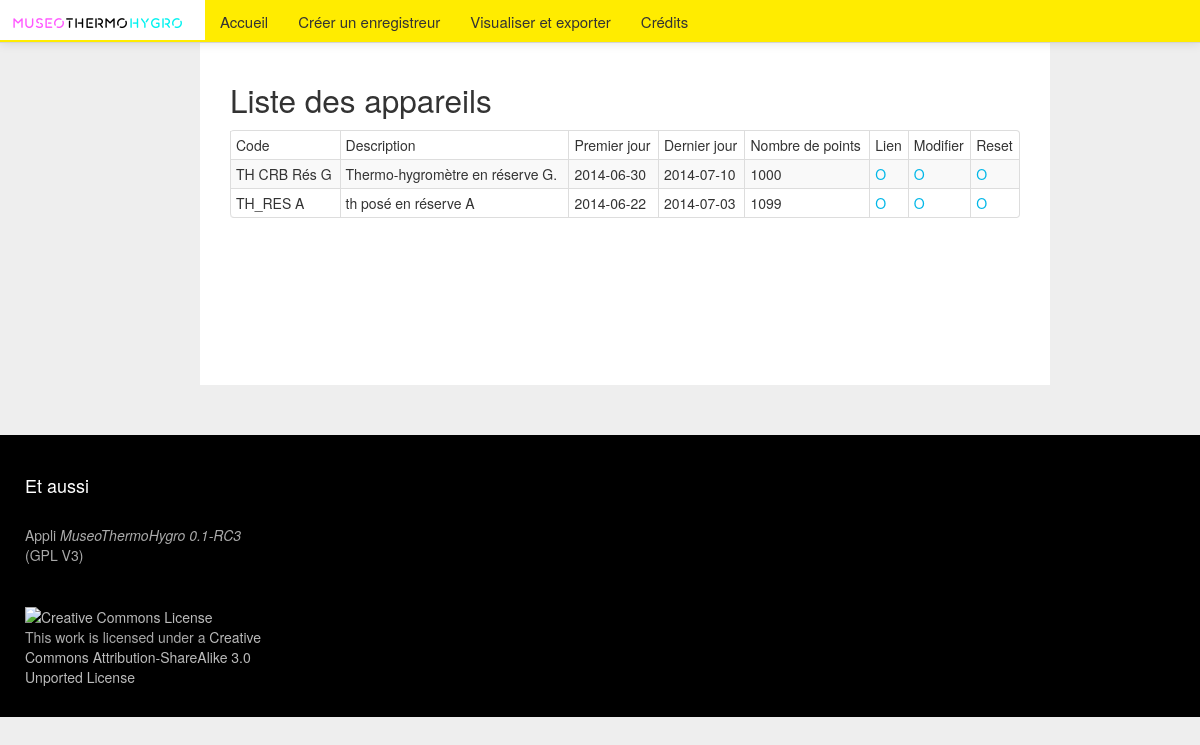
The page / on the database its author committed.
### tables this page shows
CREATE TABLE IF NOT EXISTS `devices` (
  `ID` int(11) NOT NULL AUTO_INCREMENT,
  `device_name` varchar(255) NOT NULL,
  `device_description` longtext NOT NULL,
  PRIMARY KEY (`ID`),
  KEY `th_name` (`device_name`)
);

### includes/class.UPDO.php (called while the page is built, shortened)
<?php
class UPDO {
	private static $instance = NULL;
	public static function getInstance() {
		if (!self::$instance) {
			self::$instance = new PDO("mysql:host=".DB_HOST.";dbname=".DB_NAME, DB_USER, DB_PASSWORD, array(PDO::MYSQL_ATTR_INIT_COMMAND => "SET NAMES utf8") );
			self::$instance->setAttribute(PDO::ATTR_ERRMODE, PDO::ERRMODE_EXCEPTION);
		}
		return self::$instance;
	}
}
?>

### includes/class.database.php (the view, shortened to what this page needs)
<?php
abstract class database {
	protected $ID ;
	protected $data ;
	static protected $LIST_DATA = array() ;
	static protected $table = "" ;
	function __construct($ID=NULL) {
		$this->ID = $ID ;
		foreach( STATIC::$LIST_DATA as $value) {
			if ( 1==1 ) $this->data[$value] = NULL ;
		}
		foreach ( STATIC::$LIST_DATA as $value ) {
			$temp[] = "$value = :$value" ;
		}
		$list = implode(',',$temp) ;
		$sql = "UPDATE ".STATIC::$table."
			SET $list WHERE ID = :ID" ;
		return true ;
	}
	public function setData($ressource) {
		foreach( $ressource as $key => $value ) {
			if ( !empty($key) && in_array($key,STATIC::$LIST_DATA) ) {
				$this->data[$key] = trim($value) ;
			}
		}
		return true ;
	}
	function getID() {
		return $this->ID ;
	}
	function getData($field) {
		return $this->data[$field] ;
	}
}
class device extends database {
	function getDates() {
		$sql = "SELECT
						MIN( DATE_FORMAT(dateAndTime,'%Y-%m-%d') ) AS firstDay,
						MAX( DATE_FORMAT(dateAndTime,'%Y-%m-%d') ) AS lastDay
					FROM measures
					WHERE
						device_id = ".$this->getID() ;
		$query = UPDO::getInstance()->prepare($sql) ;
		$query->execute() ;
		while( $ligne = $query->fetch(PDO::FETCH_ASSOC) ) {
			$data['firstDay'] = $ligne['firstDay'] ;
			$data['lastDay'] = $ligne['lastDay'] ;
		}
		return $data ;
	}
	function countMeasures() {
		$sql = "SELECT COUNT(ID) AS nb
					FROM measures
					WHERE
						device_id = ".$this->getID() ;
		$query = UPDO::getInstance()->prepare($sql) ;
		$query->execute() ;
		while( $ligne = $query->fetch(PDO::FETCH_ASSOC) ) {
			$nb = $ligne['nb'] ;
		}
		return $nb ;
	}
	function printData($level=0,$before=NULL,$after=NULL) {
		switch ($level) {
		case "htmlTable":
			$dates = $this->getDates() ;
			echo "<tr><td>".
					$this->getData('device_name')."</td><td>".
					$this->getData('device_description')."</td><td>".
					$dates['firstDay']."</td><td>".
					$dates['lastDay']."</td><td>".
					$this->countMeasures()."</td><td>".
					"<a href='device-{$this->getID()}'>O</a>"."</td>".
					"<td><a href='page-devicemodify?ID={$this->getID()}'>O</a>"."</td>".
					"<td><a href='page-reset?ID={$this->getID()}'>O</a>"."</td>".
					"</tr>\n" ;
			break;
		}
		return true ;
	}
	}
function getAllDevices() {
	$sql = "SELECT *
				FROM devices
				ORDER BY device_name ASC" ;
	$query = UPDO::getInstance()->prepare($sql) ;
	$query->execute() ;
	$i = 0 ;
	while( $ligne = $query->fetch(PDO::FETCH_ASSOC) ) {
		$list[$i] = new device( $ligne['ID'] ) ;
		$list[$i]->setData( $ligne ) ;
		$i++ ;
	}
	return $list ;
	}
?>

### content/themes/default/inc.init.php (shortened to what this page needs)
<!DOCTYPE html>
<html lang="fr-FR">
<head>
	<link href="<?php echo HTTP_BASE ?>/content/themes/default/css/bootstrap.css" rel="stylesheet" />
	<link href="<?php echo HTTP_BASE ?>/content/themes/default/css/bootstrap-responsive.css" rel="stylesheet" />
	<link href="<?php echo HTTP_BASE ?>/content/themes/default/css/style_museomix.css" rel="stylesheet" />
	<link href="<?php echo HTTP_BASE ?>/content/themes/default/css/style-annexe.css" rel="stylesheet" />
	<link href="<?php echo HTTP_BASE ?>/content/themes/default/style.css" rel="stylesheet" />
	<link href="<?php echo HTTP_BASE ?>/content/themes/default/js/assets/css/tablecloth.css" rel="stylesheet" /> </link>
	<link rel="stylesheet" href="<?php echo HTTP_BASE ?>/content/themes/default/js/jquery-ui-1.9.2.custom/css/ui-lightness/jquery-ui-1.9.2.custom.min.css">
</head>
<body style="padding-top: 40px; background: #eee;" data-spy="scroll" data-target=".sidebar-nav">
<div class="navbar navbar-inverse navbar-fixed-top" style="">
  <div class="navbar-inner" style="background: #FFEC00; border-color: #d4d4d4;">
    <div class="container nav">
<a class="bouton-nav bouton-nav-accueil brand" href="#">
<img src="content/themes/default/images/museothermohygro.png" class="logoHeader"/></a>
    <div class="nav-collapse collapse">
	<ul class="nav">
	<li class=""><a href="<?php echo HTTP_BASE ?>" class="bouton-nav"><?  echo _('Accueil') ?></a></li>
	<li class=""><a href="page-deviceadd" class="bouton-nav"><?  echo _('Créer un enregistreur') ?></a></li>
	<li class=""><a href="page-outputform" class="bouton-nav"><?  echo _('Visualiser et exporter') ?></a></li>
	<li class=""><a href="page-mentions" class="bouton-nav"><?  echo _('Crédits') ?></a></li>
    </ul>
	</div>
	</div>
  </div>
</div>
  <div class="container" style="margin: 0; width: auto;">
    <div class="row">
<div class="span2 hidden-phone hidden-tablet sidebar-nav" style="float: left; min-height: 1px;">
</div>
<div class="bloc-page span9">
	<div class="contenu-page">
		<div class="bloc-contenu" style="">

### index.php (shortened to what this page needs)
<?php
include('./includes/class.UPDO.php') ;
include('./includes/inc.functions.php') ;
include('./includes/class.database.php') ;
include('./content/themes/'.THEME.'/inc.init.php') ;
$page = ( !empty($_GET['page']) ) ? dataClean($_GET['page'],'ALnum') : NULL ;
if ( !empty($page) && file_exists('includes/page.'.$page.'.php') ) {
	if ( file_exists('./content/themes/'.THEME.'/page.'.$page.'.php') )
		require('./content/themes/'.THEME.'/page.'.$page.'.php') ;
	else
		require('includes/page.'.$page.'.php') ;
}
else
	require('includes/page.index.php') ;
include('./content/themes/'.THEME.'/inc.sidebar.php') ;
?>

### includes/page.index.php (shortened to what this page needs)
<h2><?php echo _('Liste des appareils') ?></h2>
<?php
$tab = getAllDevices() ;
echo "<table> <thead><tr> <td>".
			_('Code')."</td> <td>".
			_('Description')."</td> <td>".
			_('Premier jour'). "</td> <td>".
			_('Dernier jour'). "</td> <td>".
			_('Nombre de points'). "</td> <td>".
			_('Lien') . "</td><td>".
			_('Modifier') . "</td><td>".
			_('Reset')."</td>".
			"</tr></thead>
			<tbody>" ;
foreach ( $tab as $device ) {
	$device->printData('htmlTable') ;
	}
echo "</tbody></table>" ;
?>

### content/themes/default/inc.sidebar.php (shortened to what this page needs)
</div>
</div>
</div>
</div>
</div>
<footer class="foot">
	<div class="container">
		<div class="row">
			<div class="span3">
				<h3>Et aussi</h3>
<p><?php echo "Appli <em>".SITE_NAME." ".VERSION."</em> (GPL V3)" ; ?></p>
<p><a rel="license" href="http://creativecommons.org/licenses/by-sa/3.0/"><img alt="Creative Commons License" style="border-width:0" src="http://i.creativecommons.org/l/by-sa/3.0/88x31.png" /></a><br />This work is licensed under a <a rel="license" href="http://creativecommons.org/licenses/by-sa/3.0/">Creative Commons Attribution-ShareAlike 3.0 Unported License</a></p>
</div>
		</div>
	</div>
</footer>
</body>
</html>

### content/themes/default/css/style_museomix.css (style rules this page uses)
* { outline: none 0; }
h1,h2,h3,h4,h5,h6 { font-weight: normal; }
a { color: #00B7E8; }
.bouton-nav { -webkit-box-shadow: none !important; -moz-box-shadow: none !important; box-shadow: none !important; text-shadow:none !important; color: #333 !important; font-size: 15px; }
.active > .bouton-nav-accueil, .bouton-nav-accueil { background: #FFEC00 !important; color: #fff !important; padding-left: 30px !important; }
.bloc-page { width: 70%; max-width: 850px; min-width: 230px; float: left; background: #fff; padding-top: 30px; padding-bottom: 65px; margin-bottom: 50px; min-height: 250px; }
.contenu-page { margin-left: 30px; margin-right: 30px; }

### content/themes/default/css/style-annexe.css (style rules this page uses)
.foot { background-color: black; color:white; }
.foot h3 { padding:20px 10px 0px 10px; color:white; font-size: 18px; }
.foot p { color:#AAA !important; padding:10px 10px 20px 10px; }
.foot a:link { color:#BBB !important; text-decoration: none; }
.logoHeader { vertical-align: middle; margin:0px 0 0px 0; padding:-2px 0 -2px 0; }
.navbar .nav > li > a { padding: 12px 15px 10px; }

### rows shown on the page
devices: device_name "TH CRB Rés G", device_description "Thermo-hygromètre en réserve G.", firstDay "2014-06-30", lastDay "2014-07-10", countMeasures "1000"
devices: device_name "TH_RES A", device_description "th posé en réserve A", firstDay "2014-06-22", lastDay "2014-07-03", countMeasures "1099"

### other values the page prints
_('Accueil') "Accueil"
_('Créer un enregistreur') "Créer un enregistreur"
_('Visualiser et exporter') "Visualiser et exporter"
_('Crédits') "Crédits"
_('Liste des appareils') "Liste des appareils"
_('Code') "Code"
_('Description') "Description"
_('Premier jour') "Premier jour"
_('Dernier jour') "Dernier jour"
_('Nombre de points') "Nombre de points"
_('Lien') "Lien"
_('Modifier') "Modifier"
_('Reset') "Reset"
SITE_NAME "MuseoThermoHygro"
VERSION "0.1-RC3"
